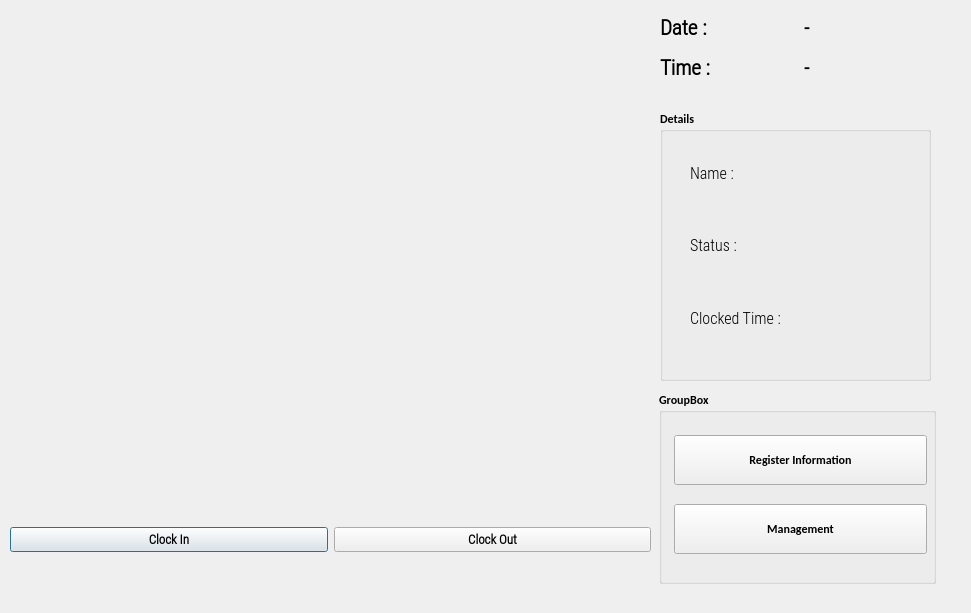
<?xml version="1.0" encoding="UTF-8"?>
<ui version="4.0">
 <class>OutputDialog</class>
 <widget class="QDialog" name="OutputDialog">
  <property name="geometry">
   <rect>
    <x>0</x>
    <y>0</y>
    <width>971</width>
    <height>613</height>
   </rect>
  </property>
  <property name="minimumSize">
   <size>
    <width>0</width>
    <height>0</height>
   </size>
  </property>
  <property name="maximumSize">
   <size>
    <width>1280</width>
    <height>720</height>
   </size>
  </property>
  <property name="font">
   <font>
    <family>Calibri</family>
    <weight>75</weight>
    <bold>true</bold>
   </font>
  </property>
  <property name="windowTitle">
   <string>Face Recognition Attendance App</string>
  </property>
  <property name="windowIcon">
   <iconset resource="resource.qrc">
    <normaloff>:/icon/icon.png</normaloff>:/icon/icon.png</iconset>
  </property>
  <widget class="QLabel" name="imgLabel">
   <property name="geometry">
    <rect>
     <x>10</x>
     <y>10</y>
     <width>640</width>
     <height>480</height>
    </rect>
   </property>
   <property name="minimumSize">
    <size>
     <width>4</width>
     <height>0</height>
    </size>
   </property>
   <property name="maximumSize">
    <size>
     <width>640</width>
     <height>480</height>
    </size>
   </property>
   <property name="text">
    <string/>
   </property>
  </widget>
  <widget class="QWidget" name="horizontalLayoutWidget">
   <property name="geometry">
    <rect>
     <x>10</x>
     <y>500</y>
     <width>641</width>
     <height>80</height>
    </rect>
   </property>
   <layout class="QHBoxLayout" name="horizontalLayout">
    <item>
     <widget class="QPushButton" name="ClockInButton">
      <property name="font">
       <font>
        <family>Roboto Condensed Light</family>
        <pointsize>10</pointsize>
        <weight>75</weight>
        <bold>true</bold>
       </font>
      </property>
      <property name="text">
       <string>Clock In</string>
      </property>
      <property name="checkable">
       <bool>true</bool>
      </property>
     </widget>
    </item>
    <item>
     <widget class="QPushButton" name="ClockOutButton">
      <property name="font">
       <font>
        <family>Roboto Condensed Light</family>
        <pointsize>10</pointsize>
        <weight>75</weight>
        <bold>true</bold>
       </font>
      </property>
      <property name="text">
       <string>Clock Out</string>
      </property>
      <property name="checkable">
       <bool>true</bool>
      </property>
     </widget>
    </item>
   </layout>
  </widget>
  <widget class="QWidget" name="gridLayoutWidget">
   <property name="geometry">
    <rect>
     <x>660</x>
     <y>10</y>
     <width>281</width>
     <height>75</height>
    </rect>
   </property>
   <layout class="QGridLayout" name="gridLayout_2">
    <item row="0" column="0">
     <widget class="QLabel" name="label">
      <property name="font">
       <font>
        <family>Roboto Condensed Light</family>
        <pointsize>16</pointsize>
        <weight>75</weight>
        <bold>true</bold>
       </font>
      </property>
      <property name="text">
       <string>Date :</string>
      </property>
     </widget>
    </item>
    <item row="0" column="1">
     <widget class="QLabel" name="Date_Label">
      <property name="font">
       <font>
        <family>Roboto Condensed Light</family>
        <pointsize>15</pointsize>
        <weight>75</weight>
        <bold>true</bold>
       </font>
      </property>
      <property name="text">
       <string>-</string>
      </property>
     </widget>
    </item>
    <item row="1" column="0">
     <widget class="QLabel" name="label_2">
      <property name="font">
       <font>
        <family>Roboto Condensed Light</family>
        <pointsize>16</pointsize>
        <weight>75</weight>
        <bold>true</bold>
       </font>
      </property>
      <property name="text">
       <string>Time :</string>
      </property>
     </widget>
    </item>
    <item row="1" column="1">
     <widget class="QLabel" name="Time_Label">
      <property name="font">
       <font>
        <family>Roboto Condensed Light</family>
        <pointsize>15</pointsize>
        <weight>75</weight>
        <bold>true</bold>
       </font>
      </property>
      <property name="text">
       <string>-</string>
      </property>
     </widget>
    </item>
   </layout>
  </widget>
  <widget class="QGroupBox" name="groupBox">
   <property name="geometry">
    <rect>
     <x>660</x>
     <y>110</y>
     <width>271</width>
     <height>271</height>
    </rect>
   </property>
   <property name="title">
    <string>Details</string>
   </property>
   <widget class="QWidget" name="verticalLayoutWidget">
    <property name="geometry">
     <rect>
      <x>30</x>
      <y>30</y>
      <width>141</width>
      <height>211</height>
     </rect>
    </property>
    <layout class="QVBoxLayout" name="verticalLayout">
     <item>
      <widget class="QLabel" name="label_3">
       <property name="font">
        <font>
         <family>Roboto Condensed Light</family>
         <pointsize>12</pointsize>
         <weight>50</weight>
         <bold>false</bold>
        </font>
       </property>
       <property name="text">
        <string>Name : </string>
       </property>
      </widget>
     </item>
     <item>
      <widget class="QLabel" name="label_4">
       <property name="font">
        <font>
         <family>Roboto Condensed Light</family>
         <pointsize>12</pointsize>
         <weight>50</weight>
         <bold>false</bold>
        </font>
       </property>
       <property name="text">
        <string>Status :</string>
       </property>
      </widget>
     </item>
     <item>
      <widget class="QLabel" name="label_5">
       <property name="font">
        <font>
         <family>Roboto Condensed Light</family>
         <pointsize>12</pointsize>
         <weight>50</weight>
         <bold>false</bold>
        </font>
       </property>
       <property name="text">
        <string>Clocked Time : </string>
       </property>
      </widget>
     </item>
    </layout>
   </widget>
   <widget class="QWidget" name="verticalLayoutWidget_2">
    <property name="geometry">
     <rect>
      <x>120</x>
      <y>30</y>
      <width>131</width>
      <height>211</height>
     </rect>
    </property>
    <layout class="QVBoxLayout" name="verticalLayout_2">
     <item>
      <widget class="QLabel" name="NameLabel">
       <property name="font">
        <font>
         <family>Roboto Condensed Light</family>
         <pointsize>12</pointsize>
         <weight>50</weight>
         <bold>false</bold>
        </font>
       </property>
       <property name="text">
        <string/>
       </property>
      </widget>
     </item>
     <item>
      <widget class="QLabel" name="StatusLabel">
       <property name="font">
        <font>
         <family>Roboto Condensed Light</family>
         <pointsize>12</pointsize>
         <weight>50</weight>
         <bold>false</bold>
        </font>
       </property>
       <property name="text">
        <string/>
       </property>
      </widget>
     </item>
     <item>
      <layout class="QHBoxLayout" name="horizontalLayout_2">
       <item>
        <widget class="QLabel" name="HoursLabel">
         <property name="font">
          <font>
           <family>Roboto Condensed Light</family>
           <pointsize>12</pointsize>
           <weight>50</weight>
           <bold>false</bold>
          </font>
         </property>
         <property name="text">
          <string/>
         </property>
        </widget>
       </item>
       <item>
        <widget class="QLabel" name="MinLabel">
         <property name="font">
          <font>
           <family>Roboto Condensed Light</family>
           <pointsize>12</pointsize>
           <weight>50</weight>
           <bold>false</bold>
          </font>
         </property>
         <property name="text">
          <string/>
         </property>
        </widget>
       </item>
      </layout>
     </item>
    </layout>
   </widget>
  </widget>
  <widget class="QGroupBox" name="groupBox_2">
   <property name="geometry">
    <rect>
     <x>659</x>
     <y>391</y>
     <width>277</width>
     <height>193</height>
    </rect>
   </property>
   <property name="title">
    <string>GroupBox</string>
   </property>
   <widget class="QWidget" name="verticalLayoutWidget_3">
    <property name="geometry">
     <rect>
      <x>15</x>
      <y>31</y>
      <width>253</width>
      <height>145</height>
     </rect>
    </property>
    <layout class="QVBoxLayout" name="verticalLayout_3">
     <item>
      <widget class="QPushButton" name="pushButtonRegist">
       <property name="maximumSize">
        <size>
         <width>16777215</width>
         <height>50</height>
        </size>
       </property>
       <property name="sizeIncrement">
        <size>
         <width>0</width>
         <height>50</height>
        </size>
       </property>
       <property name="text">
        <string>Register Information</string>
       </property>
      </widget>
     </item>
     <item>
      <widget class="QPushButton" name="pushButtonManage">
       <property name="maximumSize">
        <size>
         <width>16777215</width>
         <height>50</height>
        </size>
       </property>
       <property name="text">
        <string>Management</string>
       </property>
      </widget>
     </item>
    </layout>
   </widget>
  </widget>
 </widget>
 <resources>
  <include location="resource.qrc"/>
 </resources>
 <connections/>
</ui>
